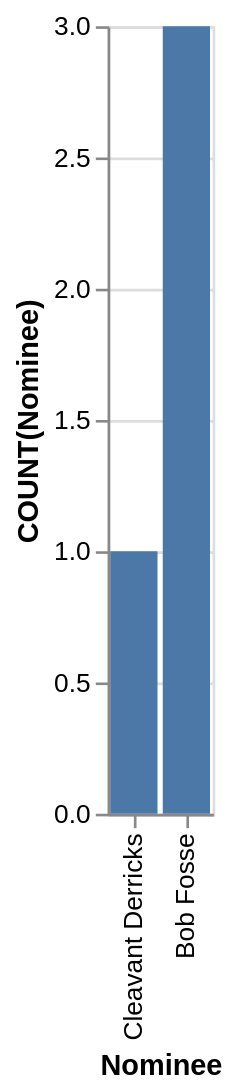

Write the Vega-Lite specification saved for this chart.
### Vega-Lite specification from a JSON file in a GitHub repository (floating-point values rounded to 4 significant figures)
{"data": {"values": [{"x_data": "Cleavant Derricks", "y_data": 1}, {"x_data": "Bob Fosse", "y_data": 3}]}, "mark": "bar", "encoding": {"x": {"field": "x_data", "type": "nominal", "title": "Nominee", "sort": {"op": "sum", "field": "y_data", "order": "ascending"}}, "y": {"field": "y_data", "type": "quantitative", "title": "COUNT(Nominee)"}}}
